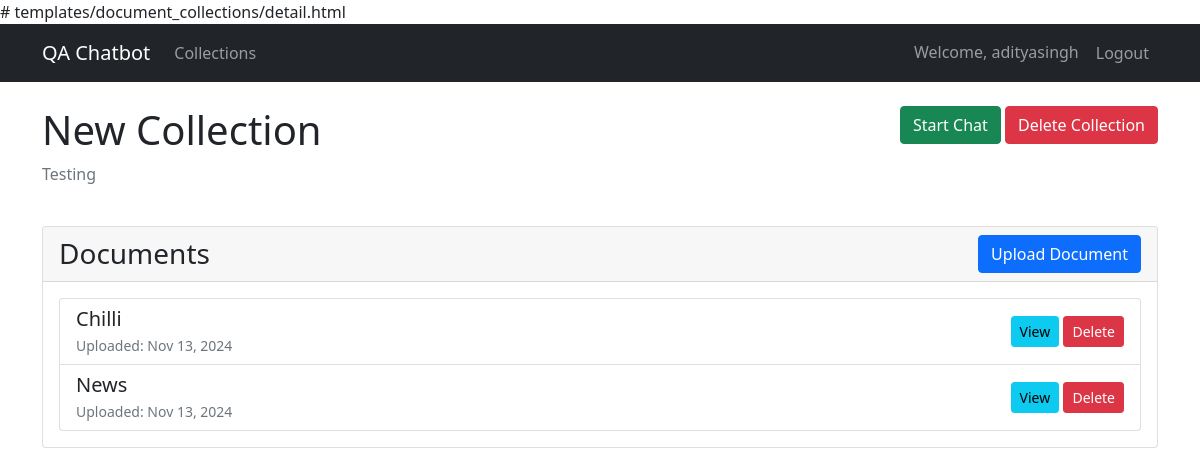
/20/ (signed in), run on the app's committed database.
### apps/document_collections/models.py (models this page shows, shortened)
class Collection(models.Model):
    name = models.CharField(max_length=255)
    description = models.TextField(blank=True)
    created_at = models.DateTimeField(auto_now_add=True)
    updated_at = models.DateTimeField(auto_now=True)
    created_by = models.ForeignKey(User, on_delete=models.CASCADE)
    class Meta:
        ordering = ['-created_at']

### apps/documents/models.py (models this page shows, shortened)
class Document(models.Model):
    collection = models.ForeignKey(Collection, on_delete=models.CASCADE, related_name='documents')
    title = models.CharField(max_length=255)
    file = models.FileField(upload_to='documents/')
    content = models.TextField(blank=True)  # Extracted text content
    file_type = models.CharField(max_length=50)  # e.g., 'txt', 'html', 'zip'
    vector_embedding_id = models.CharField(max_length=255, blank=True)
    created_at = models.DateTimeField(auto_now_add=True)
    updated_at = models.DateTimeField(auto_now=True)
    class Meta:
        ordering = ['-created_at']

### apps/document_collections/views.py (the view)
# urls.py: path('<int:pk>/', views.collection_detail, name='detail'),
@login_required
def collection_detail(request, pk):
    collection = get_object_or_404(Collection, pk=pk)
    if collection.created_by != request.user:
        return HttpResponseForbidden("You don't have permission to view this collection.")
    return render(request, 'document_collections/detail.html', {'collection': collection})

### templates/document_collections/detail.html (shortened to what this page needs)
{% extends 'base.html' %}
{% block content %}
<div class="row mb-4">
    <div class="col">
        <h1>{{ collection.name }}</h1>
        <p class="text-muted">{{ collection.description }}</p>
    </div>
    <div class="col-auto">
        <a href="{% url 'chat:session' collection.pk %}" class="btn btn-success">Start Chat</a>
        <a href="{% url 'document_collections:delete' collection.pk %}" class="btn btn-danger">Delete Collection</a>
    </div>
</div>
<div class="card mb-4">
    <div class="card-header d-flex justify-content-between align-items-center">
        <h3 class="mb-0">Documents</h3>
        <a href="{% url 'documents:upload' %}?collection={{ collection.pk }}" class="btn btn-primary">Upload Document</a>
    </div>
    <div class="card-body">
        {% if collection.documents.all %}
            <div class="list-group">
                {% for document in collection.documents.all %}
                    <div class="list-group-item list-group-item-action d-flex justify-content-between align-items-center">
                        <div>
                            <h5 class="mb-1">{{ document.title }}</h5>
                            <small class="text-muted">Uploaded: {{ document.created_at|date:"M d, Y" }}</small>
                        </div>
                        <div>
                            <a href="{% url 'documents:detail' document.pk %}" class="btn btn-sm btn-info">View</a>
                            <a href="{% url 'documents:delete' document.pk %}" class="btn btn-sm btn-danger">Delete</a>
                        </div>
                    </div>
                {% endfor %}
            </div>
        {% else %}
            <p class="text-center text-muted">No documents in this collection yet.</p>
        {% endif %}
    </div>
</div>
{% endblock %}

### templates/base.html (shortened to what this page needs)
<!DOCTYPE html>
<html lang="en">
<head>
    <link href="https://cdn.jsdelivr.net/npm/bootstrap@5.1.3/dist/css/bootstrap.min.css" rel="stylesheet">
</head>
<body>
    <nav class="navbar navbar-expand-lg navbar-dark bg-dark">
        <div class="container">
            <a class="navbar-brand" href="/">QA Chatbot</a>
            <div class="collapse navbar-collapse" id="navbarNav">
                <ul class="navbar-nav me-auto">
                    {% if user.is_authenticated %}
                        <li class="nav-item">
                            <a class="nav-link" href="{% url 'document_collections:list' %}">Collections</a>
                        </li>
                    {% endif %}
                </ul>
                <ul class="navbar-nav">
                    {% if user.is_authenticated %}
                        <li class="nav-item">
                            <span class="nav-link">Welcome, {{ user.username }}</span>
                        </li>
                        <li class="nav-item">
                            <form method="post" action="{% url 'logout' %}" class="d-inline">
                                <button type="submit" class="btn btn-link nav-link">Logout</button>
                            </form>
                        </li>
                    {% else %}
                        <li class="nav-item">
                            <a class="nav-link" href="{% url 'login' %}">Login</a>
                        </li>
                    {% endif %}
                </ul>
            </div>
        </div>
    </nav>
    <div class="container mt-4">
        {% block content %}
        {% endblock %}
    </div>
</body>
</html>

### data on the page
Collection: name "New Collection", description "Testing"
Document: title "Chilli", created_at "Nov 13, 2024"
Document: title "News", created_at "Nov 13, 2024"

### other printed values
{{ user.username }} "adityasingh"
